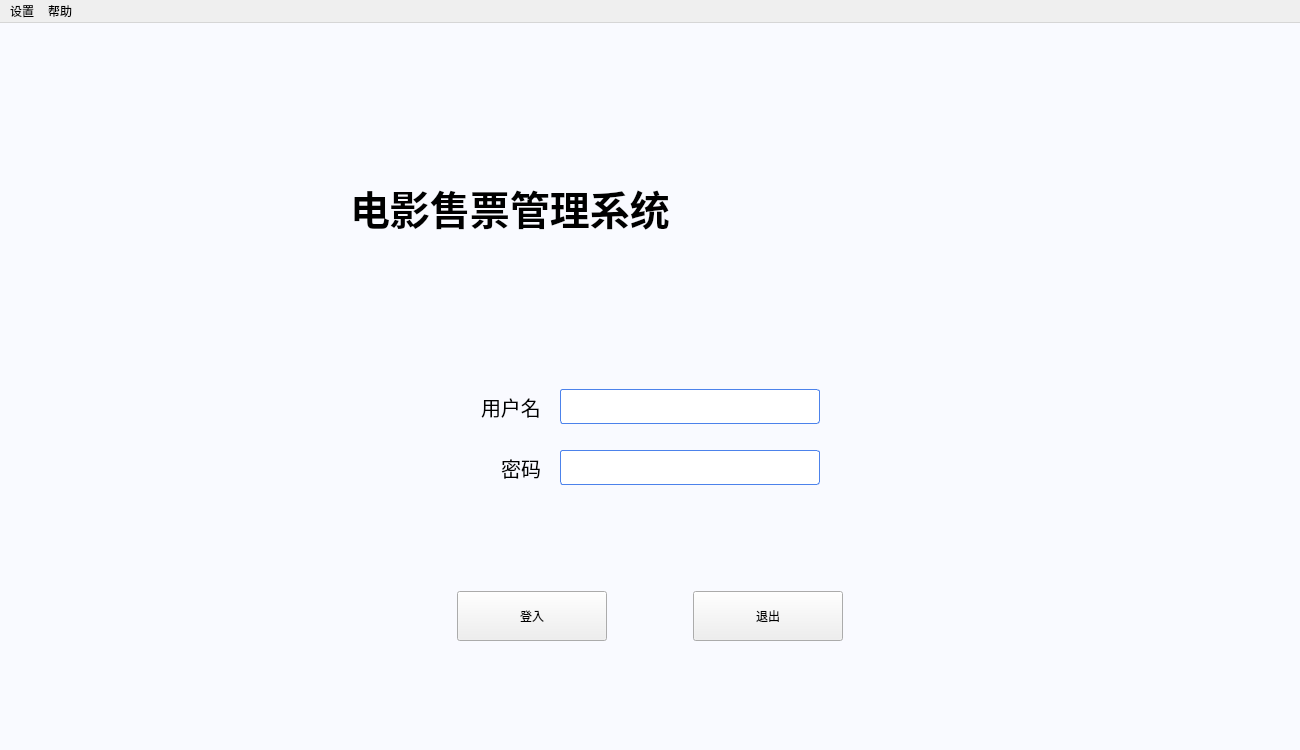
<?xml version="1.0" encoding="UTF-8"?>
<ui version="4.0">
 <class>MainWindow</class>
 <widget class="QMainWindow" name="MainWindow">
  <property name="geometry">
   <rect>
    <x>0</x>
    <y>0</y>
    <width>1300</width>
    <height>750</height>
   </rect>
  </property>
  <property name="minimumSize">
   <size>
    <width>1300</width>
    <height>750</height>
   </size>
  </property>
  <property name="maximumSize">
   <size>
    <width>1300</width>
    <height>750</height>
   </size>
  </property>
  <property name="windowTitle">
   <string>MainWindow</string>
  </property>
  <property name="styleSheet">
   <string notr="true">#label_Title { 
	qproperty-alignment: AlignCenter;
	font-family: Arial;
	font-size: 40px;
	font-weight: 700;
	font=family: STKaiti;
	} 

QMainWindow {
	background-color: #f9faff;
}

#label_userID, #label_PassWord, #lineEdit_PassWord, #lineEdit_userID {
	color: black;
	font-family: 微软雅黑;
	font-size: 20px; 
}

QLineEdit { 
	font-size: 微软雅黑;
	color: black;
	background-color: #ffffff;
	border: 1px solid #4c82eb;
	border-radius: 3px;
} </string>
  </property>
  <widget class="QWidget" name="centralwidget">
   <layout class="QVBoxLayout" name="verticalLayout_3">
    <item>
     <spacer name="verticalSpacer">
      <property name="orientation">
       <enum>Qt::Vertical</enum>
      </property>
      <property name="sizeHint" stdset="0">
       <size>
        <width>20</width>
        <height>89</height>
       </size>
      </property>
     </spacer>
    </item>
    <item>
     <layout class="QHBoxLayout" name="horizontalLayout_3">
      <item>
       <spacer name="horizontalSpacer_4">
        <property name="orientation">
         <enum>Qt::Horizontal</enum>
        </property>
        <property name="sizeHint" stdset="0">
         <size>
          <width>40</width>
          <height>20</height>
         </size>
        </property>
       </spacer>
      </item>
      <item>
       <widget class="QLabel" name="label_Title">
        <property name="minimumSize">
         <size>
          <width>600</width>
          <height>150</height>
         </size>
        </property>
        <property name="maximumSize">
         <size>
          <width>600</width>
          <height>150</height>
         </size>
        </property>
        <property name="text">
         <string>电影售票管理系统</string>
        </property>
       </widget>
      </item>
      <item>
       <spacer name="horizontalSpacer_5">
        <property name="orientation">
         <enum>Qt::Horizontal</enum>
        </property>
        <property name="sizeHint" stdset="0">
         <size>
          <width>40</width>
          <height>20</height>
         </size>
        </property>
       </spacer>
      </item>
     </layout>
    </item>
    <item>
     <spacer name="verticalSpacer_2">
      <property name="orientation">
       <enum>Qt::Vertical</enum>
      </property>
      <property name="sizeHint" stdset="0">
       <size>
        <width>20</width>
        <height>89</height>
       </size>
      </property>
     </spacer>
    </item>
    <item>
     <layout class="QHBoxLayout" name="horizontalLayout">
      <item>
       <spacer name="horizontalSpacer_9">
        <property name="orientation">
         <enum>Qt::Horizontal</enum>
        </property>
        <property name="sizeHint" stdset="0">
         <size>
          <width>40</width>
          <height>20</height>
         </size>
        </property>
       </spacer>
      </item>
      <item>
       <layout class="QVBoxLayout" name="verticalLayout_2">
        <item>
         <widget class="QLabel" name="label_userID">
          <property name="maximumSize">
           <size>
            <width>75</width>
            <height>40</height>
           </size>
          </property>
          <property name="text">
           <string>用户名</string>
          </property>
         </widget>
        </item>
        <item>
         <spacer name="verticalSpacer_6">
          <property name="orientation">
           <enum>Qt::Vertical</enum>
          </property>
          <property name="sizeType">
           <enum>QSizePolicy::Fixed</enum>
          </property>
          <property name="sizeHint" stdset="0">
           <size>
            <width>20</width>
            <height>20</height>
           </size>
          </property>
         </spacer>
        </item>
        <item>
         <widget class="QLabel" name="label_PassWord">
          <property name="maximumSize">
           <size>
            <width>75</width>
            <height>40</height>
           </size>
          </property>
          <property name="text">
           <string>密码</string>
          </property>
          <property name="alignment">
           <set>Qt::AlignRight|Qt::AlignTrailing|Qt::AlignVCenter</set>
          </property>
         </widget>
        </item>
       </layout>
      </item>
      <item>
       <spacer name="horizontalSpacer_6">
        <property name="orientation">
         <enum>Qt::Horizontal</enum>
        </property>
        <property name="sizeType">
         <enum>QSizePolicy::Fixed</enum>
        </property>
        <property name="sizeHint" stdset="0">
         <size>
          <width>13</width>
          <height>20</height>
         </size>
        </property>
       </spacer>
      </item>
      <item>
       <layout class="QVBoxLayout" name="verticalLayout">
        <item>
         <widget class="QLineEdit" name="lineEdit_userID">
          <property name="minimumSize">
           <size>
            <width>260</width>
            <height>35</height>
           </size>
          </property>
          <property name="maximumSize">
           <size>
            <width>260</width>
            <height>35</height>
           </size>
          </property>
          <property name="cursor">
           <cursorShape>IBeamCursor</cursorShape>
          </property>
         </widget>
        </item>
        <item>
         <spacer name="verticalSpacer_4">
          <property name="orientation">
           <enum>Qt::Vertical</enum>
          </property>
          <property name="sizeType">
           <enum>QSizePolicy::Fixed</enum>
          </property>
          <property name="sizeHint" stdset="0">
           <size>
            <width>20</width>
            <height>20</height>
           </size>
          </property>
         </spacer>
        </item>
        <item>
         <widget class="QLineEdit" name="lineEdit_PassWord">
          <property name="minimumSize">
           <size>
            <width>260</width>
            <height>35</height>
           </size>
          </property>
          <property name="maximumSize">
           <size>
            <width>260</width>
            <height>35</height>
           </size>
          </property>
          <property name="echoMode">
           <enum>QLineEdit::Password</enum>
          </property>
         </widget>
        </item>
       </layout>
      </item>
      <item>
       <spacer name="horizontalSpacer_11">
        <property name="orientation">
         <enum>Qt::Horizontal</enum>
        </property>
        <property name="sizeHint" stdset="0">
         <size>
          <width>40</width>
          <height>20</height>
         </size>
        </property>
       </spacer>
      </item>
     </layout>
    </item>
    <item>
     <spacer name="verticalSpacer_3">
      <property name="orientation">
       <enum>Qt::Vertical</enum>
      </property>
      <property name="sizeHint" stdset="0">
       <size>
        <width>20</width>
        <height>88</height>
       </size>
      </property>
     </spacer>
    </item>
    <item>
     <layout class="QHBoxLayout" name="horizontalLayout_4">
      <item>
       <spacer name="horizontalSpacer_2">
        <property name="orientation">
         <enum>Qt::Horizontal</enum>
        </property>
        <property name="sizeHint" stdset="0">
         <size>
          <width>100</width>
          <height>20</height>
         </size>
        </property>
       </spacer>
      </item>
      <item>
       <widget class="QPushButton" name="pushButton_Login">
        <property name="minimumSize">
         <size>
          <width>150</width>
          <height>50</height>
         </size>
        </property>
        <property name="text">
         <string>登入</string>
        </property>
       </widget>
      </item>
      <item>
       <spacer name="horizontalSpacer">
        <property name="orientation">
         <enum>Qt::Horizontal</enum>
        </property>
        <property name="sizeType">
         <enum>QSizePolicy::Fixed</enum>
        </property>
        <property name="sizeHint" stdset="0">
         <size>
          <width>80</width>
          <height>20</height>
         </size>
        </property>
       </spacer>
      </item>
      <item>
       <widget class="QPushButton" name="pushButton_Exit">
        <property name="minimumSize">
         <size>
          <width>150</width>
          <height>50</height>
         </size>
        </property>
        <property name="text">
         <string>退出</string>
        </property>
       </widget>
      </item>
      <item>
       <spacer name="horizontalSpacer_3">
        <property name="orientation">
         <enum>Qt::Horizontal</enum>
        </property>
        <property name="sizeHint" stdset="0">
         <size>
          <width>100</width>
          <height>20</height>
         </size>
        </property>
       </spacer>
      </item>
     </layout>
    </item>
    <item>
     <spacer name="verticalSpacer_5">
      <property name="orientation">
       <enum>Qt::Vertical</enum>
      </property>
      <property name="sizeHint" stdset="0">
       <size>
        <width>20</width>
        <height>40</height>
       </size>
      </property>
     </spacer>
    </item>
   </layout>
  </widget>
  <widget class="QMenuBar" name="menubar">
   <property name="geometry">
    <rect>
     <x>0</x>
     <y>0</y>
     <width>1300</width>
     <height>29</height>
    </rect>
   </property>
   <widget class="QMenu" name="menu_Help">
    <property name="title">
     <string>帮助</string>
    </property>
    <addaction name="actionAbout"/>
   </widget>
   <widget class="QMenu" name="menu_Setting">
    <property name="title">
     <string>设置</string>
    </property>
    <addaction name="actionSettingMySQL"/>
   </widget>
   <addaction name="menu_Setting"/>
   <addaction name="menu_Help"/>
  </widget>
  <action name="actionAbout">
   <property name="text">
    <string>关于</string>
   </property>
  </action>
  <action name="actionSettingMySQL">
   <property name="text">
    <string>配置数据库</string>
   </property>
  </action>
 </widget>
 <resources/>
 <connections/>
</ui>
